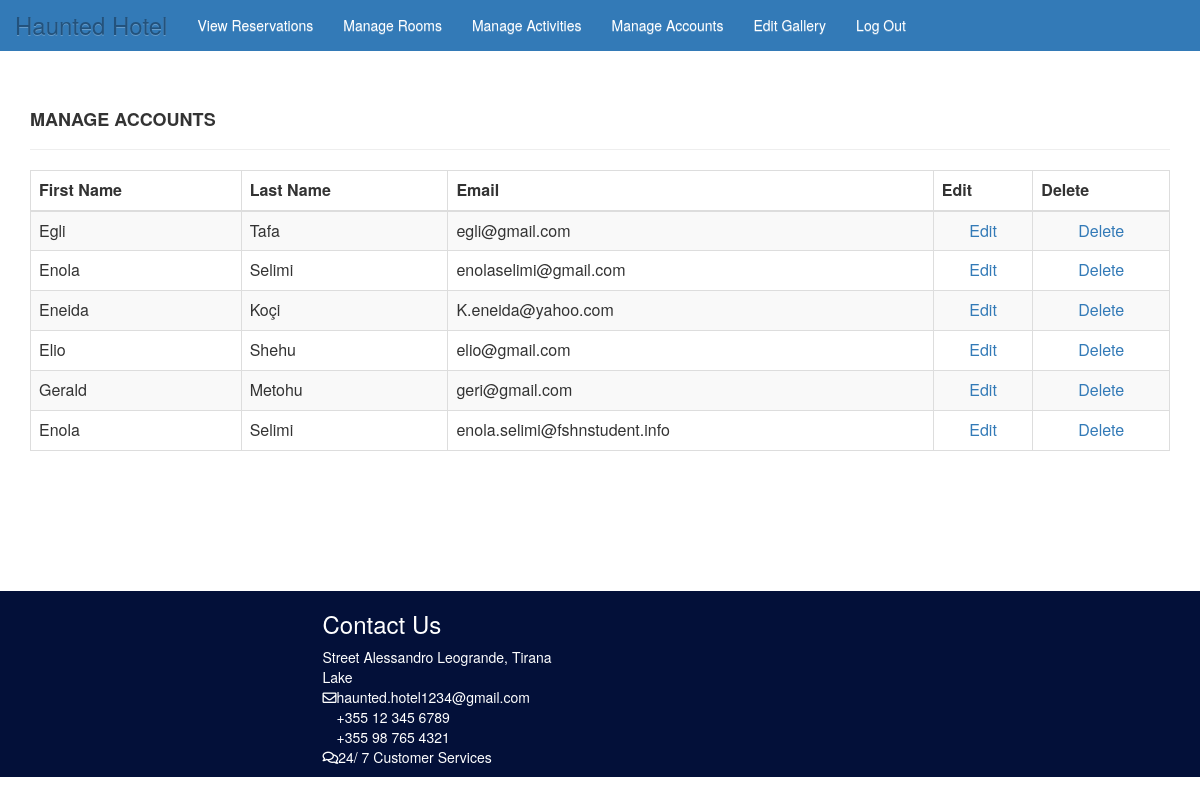
Screenshot of /hotel/editAcc.php (signed in) with the database file from the repository.
### tables this page shows
CREATE TABLE `staf` (
  `staffID` int(11) NOT NULL,
  `fname` varchar(255) NOT NULL,
  `lname` varchar(255) NOT NULL,
  `email` varchar(255) NOT NULL,
  `pass` varchar(255) NOT NULL,
  `tel` varchar(20) DEFAULT NULL,
  `roli` enum('user','admin') NOT NULL,
  `profile_pic` text DEFAULT NULL,
  `exp_date` varchar(250) NOT NULL,
  `reset_link_token` varchar(255) NOT NULL,
  `google_id` varchar(150) NOT NULL
);

### hotel/editAcc.php (the view, shortened to what this page needs)
<link rel="stylesheet" href="hotelStyle.css?">
<?php
if(!isset($_SESSION['emp_id']) || !isset($_SESSION['role'])){
    header('location: index.php');
}else{
    echo '
    <div class="box">
        <div class="page-header">
            <h4> <b> MANAGE ACCOUNTS </b> </h4>
        </div>
    ';
    $q = "SELECT * FROM staf WHERE roli='user'";
    $r = @mysqli_query($dbc, $q);
    echo'
    <div id="order_table">
    <table id="data_table" width="100%" class="table table-striped table-bordered table-hover table-rensponsive">
        <thead>
            <tr class="table-header">
                <th>First Name</th>
                <th>Last Name</th>
                <th>Email</th>
                <th>Edit</th>
                <th>Delete</th>
            </tr>
        </thead>
        <tbody id="export_table">';
    while($row = mysqli_fetch_array($r, MYSQLI_ASSOC)){
        echo '
        <tr>
        <td align="left">'.$row['fname'].'</td>
        <td align="left">'.$row['lname'].'</td>
        <td align="left">'.$row['email'].'</td>
        <td align="center"><a href="ManEdit.php?i='. $row['staffID'].'">Edit</a></td>
        <td align="center"><a href="ManDelete.php?i=' . $row['staffID'].'">Delete</a></td>
        </tr>
        ';
    }
    echo'
            </tbody>
        </table>
    </div>
    ';
}
?>

### hotel/hotelStyle.css (style rules this page uses)
* { margin: 0; padding: 0; }
body, html { height: 100%; }
body { padding-top: 70px; position: relative }
.navbar-brand { color: #fff; font-size: x-large; }
li a { text-decoration: none; color: #fff; }
ul { list-style-type: none; }

### hotel/footerStyle.css (style rules this page uses)
.footer { background-color: #031039; color: #fff; }
.top { margin-top: 10%; }
.grid { display: grid; grid-template-columns: repeat(4, 1fr); grid-gap: 30px; }

### rows the page displays
staf: fname "Egli", lname "Tafa", email "egli@gmail.com"
staf: fname "Enola", lname "Selimi", email "enolaselimi@gmail.com"
staf: fname "Eneida", lname "Koçi", email "K.eneida@yahoo.com"
staf: fname "Elio", lname "Shehu", email "elio@gmail.com"
staf: fname "Gerald", lname "Metohu", email "geri@gmail.com"
staf: fname "Enola", lname "Selimi", email "enola.selimi@fshnstudent.info"
